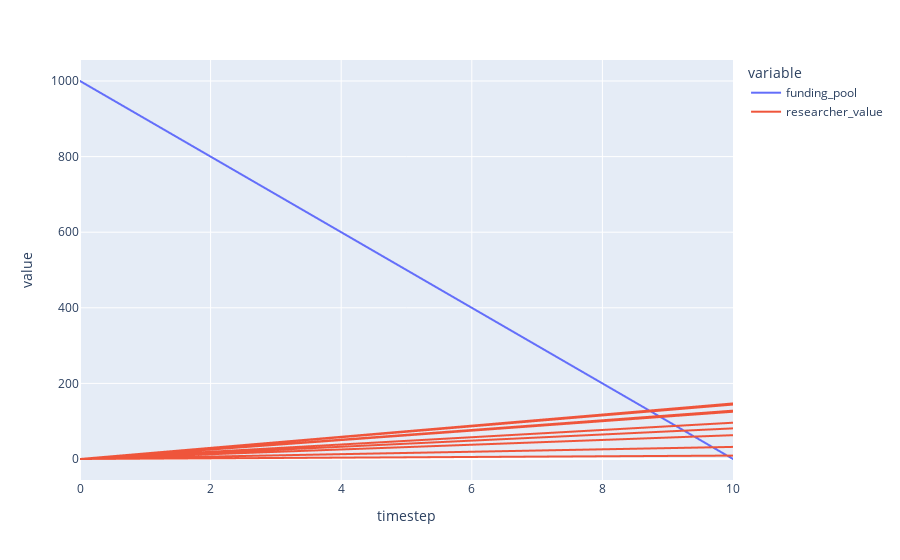

Notebook source saved alongside this figure:
### Code cell
df.plot(kind='line', x='timestep', y=['funding_pool','researcher_value'])

### Figure 1 — Plotly figure (JSON) as saved in the notebook; plotly's stock layout.template omitted (floating-point values rounded to 4 significant figures; data arrays with more than 128 entries replaced by an {"elided": "..."} marker saying what was removed)
{"data": [{"hovertemplate": "variable=funding_pool<br>timestep=%{x}<br>value=%{y}<extra></extra>", "legendgroup": "funding_pool", "line": {"color": "#636efa", "dash": "solid"}, "marker": {"symbol": "circle"}, "mode": "lines", "name": "funding_pool", "showlegend": true, "type": "scattergl", "x": {"elided": "9900 int values"}, "xaxis": "x", "y": {"elided": "9900 int values"}, "yaxis": "y"}, {"hovertemplate": "variable=researcher_value<br>timestep=%{x}<br>value=%{y}<extra></extra>", "legendgroup": "researcher_value", "line": {"color": "#EF553B", "dash": "solid"}, "marker": {"symbol": "circle"}, "mode": "lines", "name": "researcher_value", "showlegend": true, "type": "scattergl", "x": {"elided": "9900 int values"}, "xaxis": "x", "y": {"elided": "9900 float values"}, "yaxis": "y"}], "layout": {"legend": {"title": {"text": "variable"}, "tracegroupgap": 0}, "margin": {"t": 60}, "xaxis": {"anchor": "y", "domain": [0, 1], "title": {"text": "timestep"}}, "yaxis": {"anchor": "x", "domain": [0, 1], "title": {"text": "value"}}}}
